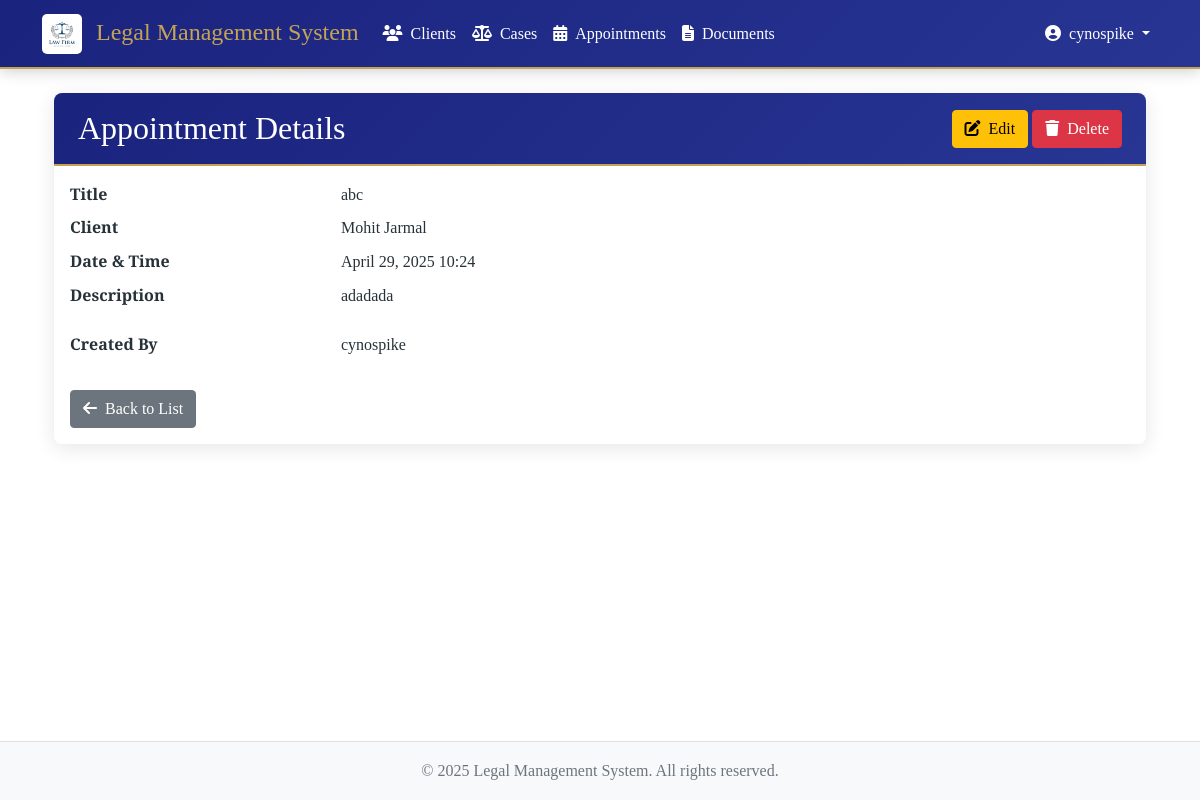
/appointments/2/ (signed in), run on the app's committed database.
### appointments/models.py (models this page shows, shortened)
class Appointment(models.Model):
    STATUS_CHOICES = [
        ('SCHEDULED', 'Scheduled'),
        ('COMPLETED', 'Completed'),
        ('CANCELLED', 'Cancelled'),
        ('RESCHEDULED', 'Rescheduled'),
    ]
    title = models.CharField(max_length=200)
    client = models.ForeignKey(Client, on_delete=models.CASCADE, related_name='appointments')
    case = models.ForeignKey(Case, on_delete=models.CASCADE, related_name='appointments', null=True, blank=True)
    date_time = models.DateTimeField()
    description = models.TextField(blank=True)
    status = models.CharField(max_length=20, choices=STATUS_CHOICES, default='SCHEDULED')
    created_at = models.DateTimeField(auto_now_add=True)
    created_by = models.ForeignKey(settings.AUTH_USER_MODEL, on_delete=models.CASCADE)
    class Meta:
        ordering = ['-date_time']

### clients/models.py (models this page shows, shortened)
class Client(models.Model):
    first_name = models.CharField(max_length=100)
    last_name = models.CharField(max_length=100)
    email = models.EmailField()
    phone = models.CharField(max_length=20)
    address = models.TextField()
    date_of_birth = models.DateField()
    created_at = models.DateTimeField(auto_now_add=True)
    @property
    def name(self):
        return f"{self.first_name} {self.last_name}"
    class Meta:
        ordering = ['-created_at']

### appointments/views.py (the view)
# urls.py: path('<int:pk>/', views.appointment_detail, name='appointment_detail'),
@login_required
def appointment_detail(request, pk):
    appointment = get_object_or_404(Appointment, pk=pk)
    return render(request, 'appointments/appointment_detail.html', {'appointment': appointment})

### templates/appointments/appointment_detail.html (shortened to what this page needs)
{% extends 'base.html' %}
{% block content %}
<div class="container mt-4">
    <div class="card">
        <div class="card-header">
            <div class="d-flex justify-content-between align-items-center">
                <h2 class="mb-0">Appointment Details</h2>
                <div>
                    <a href="{% url 'appointments:appointment_update' appointment.pk %}" class="btn btn-warning">
                        <i class="fas fa-edit me-2"></i>Edit
                    </a>
                    <a href="{% url 'appointments:appointment_delete' appointment.pk %}" class="btn btn-danger">
                        <i class="fas fa-trash me-2"></i>Delete
                    </a>
                </div>
            </div>
        </div>
        <div class="card-body">
            <dl class="row">
                <dt class="col-sm-3">Title</dt>
                <dd class="col-sm-9">{{ appointment.title }}</dd>
                <dt class="col-sm-3">Client</dt>
                <dd class="col-sm-9">{{ appointment.client.name }}</dd>
                <dt class="col-sm-3">Date & Time</dt>
                <dd class="col-sm-9">{{ appointment.date_time|date:"F d, Y H:i" }}</dd>
                <dt class="col-sm-3">Description</dt>
                <dd class="col-sm-9">{{ appointment.description|linebreaks }}</dd>
                <dt class="col-sm-3">Created By</dt>
                <dd class="col-sm-9">{{ appointment.created_by.username }}</dd>
            </dl>
            <div class="mt-4">
                <a href="{% url 'appointments:appointment_list' %}" class="btn btn-secondary">
                    <i class="fas fa-arrow-left me-2"></i>Back to List
                </a>
            </div>
        </div>
    </div>
</div>
{% endblock %}

### templates/base.html (shortened to what this page needs)
{% load static %}
<!DOCTYPE html>
<html lang="en">
<head>
    <link href="https://cdn.jsdelivr.net/npm/bootstrap@5.1.3/dist/css/bootstrap.min.css" rel="stylesheet">
    <link rel="stylesheet" href="https://cdnjs.cloudflare.com/ajax/libs/font-awesome/6.5.1/css/all.min.css">
    <link rel="stylesheet" href="{% static 'css/style.css' %}">
    <link rel="stylesheet" href="{% static 'css/animations.css' %}">
</head>
<body>
    <nav class="navbar navbar-expand-lg navbar-dark">
        <div class="container">
            <a class="navbar-brand" href="{% url 'dashboard' %}">
                <img src="{% static 'images/logo.png' %}" alt="Legal Management System" height="40" class="me-2">
                Legal Management System
            </a>
            {% if user.is_authenticated %}
            <div class="collapse navbar-collapse" id="navbarNav">
                <ul class="navbar-nav me-auto">
                    <li class="nav-item">
                        <a class="nav-link" href="{% url 'clients:client_list' %}">
                            <i class="fas fa-users me-2"></i>Clients
                        </a>
                    </li>
                    <li class="nav-item">
                        <a class="nav-link" href="{% url 'cases:case_list' %}">
                            <i class="fas fa-balance-scale me-2"></i>Cases
                        </a>
                    </li>
                    <li class="nav-item">
                        <a class="nav-link" href="{% url 'appointments:appointment_list' %}">
                            <i class="fas fa-calendar-alt me-2"></i>Appointments
                        </a>
                    </li>
                    <li class="nav-item">
                        <a class="nav-link" href="{% url 'documents:document_list' %}">
                            <i class="fas fa-file-alt me-2"></i>Documents
                        </a>
                    </li>
                </ul>
                <div class="navbar-nav">
                    <div class="nav-item dropdown">
                        <a class="nav-link dropdown-toggle" href="#" id="userDropdown" role="button" data-bs-toggle="dropdown">
                            <i class="fas fa-user-circle me-2"></i>{{ user.username }}
                        </a>
                    </div>
                </div>
            </div>
            {% endif %}
        </div>
    </nav>
    <div class="content-wrapper">
        <div class="container mt-4">
            {% block content %}
            {% endblock %}
        </div>
    </div>
    <footer class="footer py-3 bg-light">
        <div class="container text-center">
            <span class="text-muted">© {% now "Y" %} Legal Management System. All rights reserved.</span>
        </div>
    </footer>
</body>
</html>

### static/css/style.css (style rules this page uses)
:root { --primary-color: #1a237e; --secondary-color: #283593; --accent-color: #c62828; --text-color: #263238; --light-bg: #f5f5f5; --gold-accent: #c4a454; }
body { font-family: 'Crimson Text', serif; color: var(--text-color); line-height: 1.6; min-height: 100vh; display: flex; flex-direction: column; margin: 0; }
.content-wrapper { flex: 1 0 auto; padding-bottom: 60px; }
.footer { flex-shrink: 0; background-color: var(--light-bg); position: fixed; bottom: 0; width: 100%; z-index: 100; border-top: 1px solid rgba(0, 0, 0, 0.1); }
.content-wrapper::before { content: ''; position: absolute; top: 0; left: 0; right: 0; bottom: 0; background-color: rgba(255, 255, 255, 0.85); z-index: -1; }
.navbar { margin-bottom: 0; }
.footer { margin-top: auto; background-color: var(--light-bg); }
.card { background-color: rgba(255, 255, 255, 0.9); backdrop-filter: blur(5px); }
.navbar { background: linear-gradient(135deg, rgba(26, 35, 126, 0.95), rgba(40, 53, 147, 0.95)) !important; }
.navbar { background: linear-gradient(135deg, var(--primary-color), var(--secondary-color)) !important; box-shadow: 0 2px 15px rgba(0,0,0,0.2); border-bottom: 2px solid var(--gold-accent); }
.navbar-brand { font-family: 'Cormorant Garamond', serif; font-size: 1.5rem; color: var(--gold-accent) !important; }
.nav-link { color: #fff !important; font-weight: 500; transition: color 0.3s ease; }
.card { border: none; box-shadow: 0 4px 20px rgba(0,0,0,0.1); background: rgba(255, 255, 255, 0.97); border-radius: 8px; overflow: hidden; }
.card-header { background: linear-gradient(135deg, var(--primary-color), var(--secondary-color)); color: white; border-bottom: 2px solid var(--gold-accent); padding: 1rem 1.5rem; }
.card-header h2, .card-header h3 { font-family: 'Cormorant Garamond', serif; margin: 0; }
.navbar-brand img { border-radius: 5px; object-fit: contain; height: 40px; width: auto; transition: transform 0.3s ease; }

### data on the page
Appointment: title "abc", client.name "Mohit Jarmal", date_time "April 29, 2025 10:24", description "adadada", created_by.username "cynospike"

### other printed values
{{ user.username }} "cynospike"
